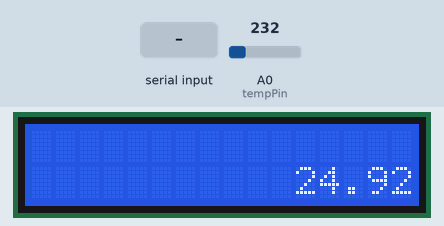
A sketch run on a simulated Arduino Uno, built with avr-gcc and run on an emulated ATmega328P. On the bench: 16×2 character LCD. The test bench sets the inputs (shaded band); at power-on: A0 (tempPin) = 232. The modem accepts every AT command (registered, SIM ready, sends succeed) and sends nothing else; what the sketch prints to the serial monitor is not drawn.

Above: at 1.9 s.
2.0 s: "ion" received over the second serial link
At 30.7 s:
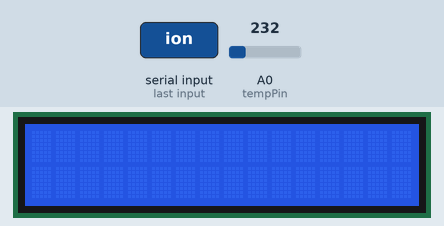
Timing chart, 0 to 32.2 s (numbered marks = the images above; inputs shaded):
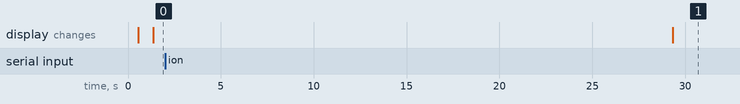

The sketch:

Thingspeak_openweather.ino
```cpp
/*********************************************************************
Authors: Devvrat arya, Deva harsha, Agam tyagi

Function:
1. It receives a weather data from Openweather.com     (Interval: 12 min )
2. Prints a description of weather on left side of LCD
3. Secondly, It sense the room temperature using TM35 (Interval: 15 sec )
4. Post sensor temperature to Thingspeak server

Requires: SIM 900A GSM shield, 16x2 LCD ,TM35

 * Connections:
 *
 * GSM:  10: Tx, 11 Rx
 * LCD:  Mentioned below
 * Tempreature sensor: A0
 *********************************************************************/

#include <SoftwareSerial.h>
#include <LiquidCrystal.h>


  SoftwareSerial mySerial(10, 11); // RX, TX        // can be replaced to any other PWM pin
  LiquidCrystal lcd(12, 13, 5, 4, 6, 7);           // These are connected to LCD pins (RS, EN, D4 ,D5, D6, D7 ) respectively, Vdd-5V, Vss & R/W -GND


  String apiKey;
  String postStr;
  String OW_description;
  String OW_temp;
  String OW_data;
  long initial_time;

  bool time_captured=false;
  bool Time2post_data=true;
  bool Time2get_data=true;

void setup() {
  // put your setup code here, to run once:
  Serial.begin(9600);
  mySerial.begin(9600);
  delay(500);
  analogReference(INTERNAL);                  //Change the reference to 1.1v
  apiKey = "ELUQT7K2WQB0LCRJ";                //You can replace your write ThingSpeak write API key
  lcd.begin(16, 2);
}

bool flag = true;
int SE_temp_int;                              // Tempreature  SE: sensor input

void loop(void)
{    float SE_temp;

     SE_temp=temp();
     delay(800);
     print_content_r(SE_temp);
     time_function();

     if(Time2get_data)
    {
      OW_data=openWeatherRequest();
      extract(OW_data);
      print_head(OW_description);
      print_content_l(OW_temp);
       Serial.println("GET");
       Time2get_data=false;
     }

     if(Time2post_data)
    {
      SE_temp_int =(int)SE_temp;
      Post2thingspeak(SE_temp_int);
       Serial.println("POST");
       Time2post_data=false;
    }

}

/*
 * Fuction for successful implement of AT command
 * Input command: (an ATcommand, expected output)
 *
*/
void AT_input (String command, String check)
{
  String response;
  bool success = false;
  int count = 0;

  while (!success)
  {
    if (count == 0)
    {
      mySerial.println(command);
      Serial.println(command);
    }

     if(mySerial.available()>0)
      {
        while (mySerial.available())
           {
              char character;
              character = mySerial.read();
              response.concat(character);
              Serial.print(character);
              if (response.indexOf(check))
              {
                success = true;
              }
          }
      }

    if (!success)
    {
      count++;
      delay(1500);
    }

    if (count > 4) // After 3sec
    {
      Serial.println("GSM not functional");
      count = 0;
    }
  }
 }

/*
 * It sink the soft serial data to hard serial
*/
void Serial_sink()
{
  delay(2000);
  while (mySerial.available())
  {
    char character ;
    character = mySerial.read();
    Serial.print(character);
  }
}


/*
 * It return the open weather data
 * available at Softserial
*/
String Serial_data_capture(void)
 {
    String data;
    delay(2000);
    while (mySerial.available())
    {
      char character ;
      character = mySerial.read();
      Serial.print(character);
      data.concat(character);
    }
    return(data);
 }

// This prints on multiple serial ports
void Multi_print(String str)
{
  Serial.print(str);
  mySerial.print(str);
}

void Multi_println(String str)
{
  Serial.println(str);
  mySerial.println(str);
}

void Multi_parse_int (int value)
 {
   Serial.println(value);
   mySerial.println(value);
 }

/*
 * This first creates a TCP connenction with thingspeak server
 * Then post data in the field
 *
*/
void Post2thingspeak (int data)
{String trans = String(data);
  delay(500);
  AT_input("AT", "OK");
  AT_input("ATE0", "OK");
  AT_input("AT+CIPSHUT", "OK");
  AT_input("AT+CGATT=1", "OK");
  AT_input("AT+CSTT= \"www\",\"\",\"\" ", "OK");

  AT_input("AT+CIICR", "OK");
  Serial_sink();

  mySerial.println("AT+CIFSR");

  Serial.println("AT+CIFSR");
  delay(1000);
  Serial_sink();
  AT_input("AT+CIPSTART=\"TCP\",\"184.106.153.149\",\"80\"", "T");
  delay(2000);
  AT_input("AT+CIPSEND", "OK");

  Multi_print("POST /update?api_key=");
  Multi_print(apiKey);
  Multi_print("&field1=");
  Multi_print(trans);
  Multi_print("&headers=false");
  Multi_println(" HTTP/1.0\n\n\x1A");
  Serial_sink();
 }

 String openWeatherRequest (void)
    {String data;
      AT_input("AT","OK");
     AT_input("ATE0","OK");

    AT_input("AT+CGATT=1","OK");

    AT_input("AT+SAPBR=3,1,\"CONTYPE\",\"GPRS\"","OK"); //3= bearer setting, 1=network selection, the connection type is using gprs

    AT_input("AT+SAPBR=3,1,\"APN\",\"airtelgprs.com\"","OK");

     Serial_sink();
     delay(4000);
     Multi_println("AT+SAPBR=1,1");//open bearer for network 1
     delay(5000);
       Serial_sink();


    AT_input("AT+HTTPINIT","OK");// init the http request

    AT_input("AT+HTTPPARA=\"CID\",\"1\"","OK");//setting HTTp bearer profile identifier

    AT_input("AT+HTTPPARA=\"URL\",\"http://api.openweathermap.org/data/2.5/weather?id=1262453&units=metric&appid=a5dfc6160f64d18135b392af04f31b50\"","OK");

    AT_input("AT+HTTPACTION=0","OK");

    Serial_sink();
    delay(2000);
    Multi_println("AT+HTTPREAD");
    delay(2000);
      data= Serial_data_capture();
     delay(2000);
     Serial_sink();
     delay(500);
     Serial_sink();
      AT_input("AT+HTTPTERM","OK");

      AT_input("AT+SAPBR=0,1","OK");

      return(data);
    }


/*
 * Return the tempreature measured using TM 35
*/
 float temp (void)
   {
    float tempC;
    int reading;
    int tempPin = 0;
    reading = analogRead(tempPin);
    tempC = reading / 9.31;
    Serial.println("Temp: ");
    Serial.print(tempC);
    return(tempC);
   }

/*
 * It is used to extract a description, temperature from info recived from OpenWeather
*/
   void extract (String data)
   {
    Serial.println(data);
    OW_description =data.substring(data.indexOf("ion")+6,data.indexOf("icon")-3);
    OW_temp = data.substring(data.indexOf("temp")+6,data.indexOf("pres")-2);
    Serial.println(OW_description);
    Serial.println(OW_temp);
   }


// Print a heading on LCD
   void print_head (String str)
     {
        lcd.clear();
        lcd.setCursor(0,0);
        lcd.print(str);
       }

    //Print secondary content on LCD
    // On left
    void print_content_l (String str)
     {
      lcd.setCursor(0,1);
      lcd.print(str);
      //Put degree cel here
     }

    // Print content on right side
    void print_content_r (float str)
    {
          lcd.setCursor(11,1);
          lcd.print(str);
    }

/*
 * Its responsible for all timings in the program
 * Uses an internal clock of arduino (better than using delay)
 * Two interval are required, 15 sec and 12 min
*/
void time_function (void)
  {

    long operational_time;
    long current_time;
    int quarter_minute;

    if(!time_captured)    // /time reset func
     {
       initial_time=millis();
       time_captured=true;
     }

     current_time=millis();
     operational_time=current_time-initial_time;
     //Serial.println(operational_time);


    if(operational_time>15000)  // Change here for 15 seconds
      {
         quarter_minute+=1;
         Time2post_data=true;
         time_captured=false;
      }

     if(quarter_minute>48)   //15*48sec =12 minutes
       {
         Time2get_data=true;
         quarter_minute=0;
       }
  }
```
